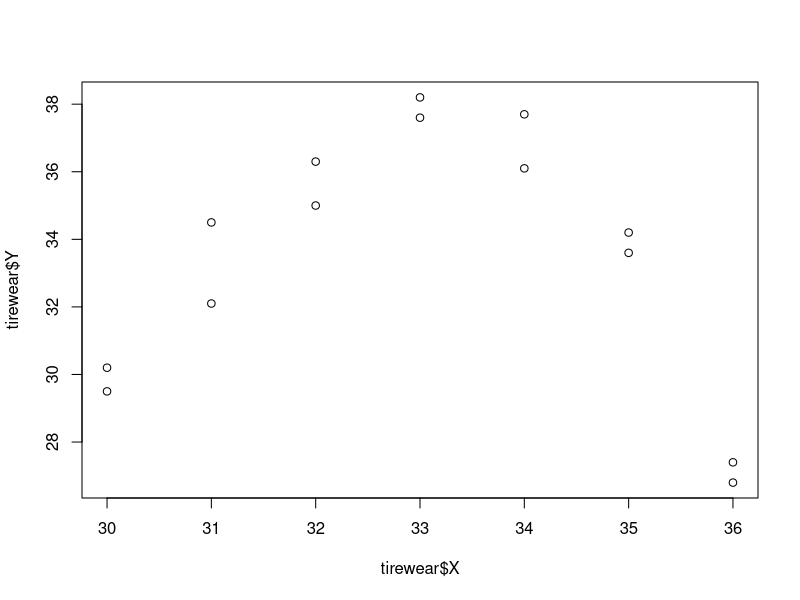
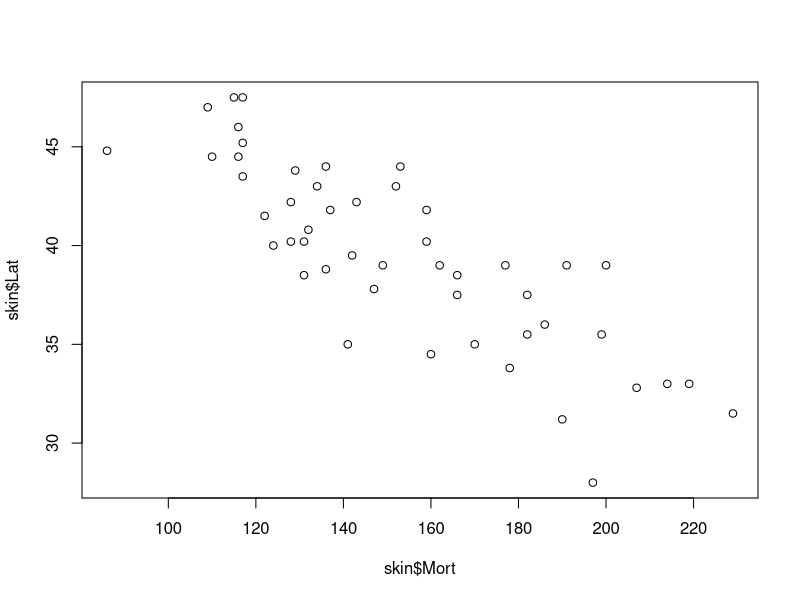

Write the R code that produced these figures, in order. (Note: this script raises an error after producing the figures.)
#correlation test with tirewear
tirewear <- read.csv("tirewear.csv", header =TRUE)
cor(tirewear$X, tirewear$Y)
plot(tirewear$X, tirewear$Y)

#skin cancer mortality scatterplot and SLR
skin <-read.csv("skincancer.csv", header=T)
plot(skin$Mort, skin$Lat)
cor(skin$Mort, skin$Lat)

model <- lm(Mort~Lat, data=skin)
modelsummary <- summary(model)
modelsummary
names(modelsummary)

#need mean of resonse variable to calculate CV
y_mean <- mean(skin$Mort)
sigma <-modelsummary$sigma
cv <- (sigma/y_mean)*100
#Prediction and Estimation
#Create a new data frame for new observation
newdata<-data.frame(Lat=40, Mort=NA, Ocean=NA, Long=NA, State=NA)
newdata

#95% Confidence intervals for mean and individual values at latitude=40
fitpredicted<-predict(model,newdata, level=.95,interval="prediction")
fitpredicted
fitmean<-predict(model,newdata, level=.95, interval="confidence")
fitmean

#this is for the graph only!
allpredicteds <-predict(model, skin, level=.95, interval="prediction")
mydata <- cbind(skin, allpredicteds)

#scatterplot with fitted lines and confidence bands
ggplot(mydata, aes(Lat,Mort))+
  geom_point()+
  stat_smooth(method=lm)+
  geom_line(aes(y=lwr), color="red", linetype="dashed")+
  geom_line(aes(y=upr), color="red", linetype="dashed")